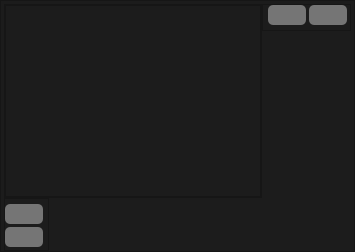
            <widget class="QWidget" name="page_11">
             <layout class="QVBoxLayout" name="verticalLayout_11">
              <property name="spacing">
               <number>0</number>
              </property>
              <property name="leftMargin">
               <number>0</number>
              </property>
              <property name="topMargin">
               <number>0</number>
              </property>
              <property name="rightMargin">
               <number>0</number>
              </property>
              <property name="bottomMargin">
               <number>0</number>
              </property>
              <item>
               <widget class="QFrame" name="frame_4">
                <property name="styleSheet">
                 <string notr="true">color: white;
background-color: rgb(28, 28, 28)</string>
                </property>
                <property name="frameShape">
                 <enum>QFrame::StyledPanel</enum>
                </property>
                <property name="frameShadow">
                 <enum>QFrame::Raised</enum>
                </property>
                <layout class="QGridLayout" name="gridLayout">
                 <property name="leftMargin">
                  <number>3</number>
                 </property>
                 <property name="topMargin">
                  <number>3</number>
                 </property>
                 <property name="rightMargin">
                  <number>3</number>
                 </property>
                 <property name="bottomMargin">
                  <number>0</number>
                 </property>
                 <property name="spacing">
                  <number>0</number>
                 </property>
                 <item row="0" column="0">
                  <widget class="QFrame" name="frame_23">
                   <property name="sizePolicy">
                    <sizepolicy hsizetype="Expanding" vsizetype="Expanding">
                     <horstretch>0</horstretch>
                     <verstretch>0</verstretch>
                    </sizepolicy>
                   </property>
                   <property name="styleSheet">
                    <string notr="true">color: white;
background-color: rgb(28, 28, 28)</string>
                   </property>
                   <property name="frameShape">
                    <enum>QFrame::StyledPanel</enum>
                   </property>
                   <property name="frameShadow">
                    <enum>QFrame::Raised</enum>
                   </property>
                   <layout class="QVBoxLayout" name="verticalLayout_25">
                    <property name="spacing">
                     <number>0</number>
                    </property>
                    <property name="leftMargin">
                     <number>0</number>
                    </property>
                    <property name="topMargin">
                     <number>0</number>
                    </property>
                    <property name="rightMargin">
                     <number>0</number>
                    </property>
                    <property name="bottomMargin">
                     <number>0</number>
                    </property>
                    <item>
                     <widget class="QTableWidget" name="tableWidget_1">
                      <property name="styleSheet">
                       <string notr="true"> QTableWidget {
    }
    QTableWidget QHeaderView::section {
    color: black;

	background-color: rgb(173, 142, 57);
    

padding-left: 5px;
padding-right: 5px;
    }
QTableWidget::item {
		color:black;
	    
	
	background-color: rgb(217, 217, 217);

    }</string>
                      </property>
                      <property name="alternatingRowColors">
                       <bool>false</bool>
                      </property>
                     </widget>
                    </item>
                   </layout>
                  </widget>
                 </item>
                 <item row="0" column="1" alignment="Qt::AlignRight|Qt::AlignTop">
                  <widget class="QFrame" name="frame_21">
                   <property name="styleSheet">
                    <string notr="true"/>
                   </property>
                   <property name="frameShape">
                    <enum>QFrame::StyledPanel</enum>
                   </property>
                   <property name="frameShadow">
                    <enum>QFrame::Raised</enum>
                   </property>
                   <layout class="QHBoxLayout" name="horizontalLayout_3">
                    <property name="spacing">
                     <number>3</number>
                    </property>
                    <property name="leftMargin">
                     <number>5</number>
                    </property>
                    <property name="topMargin">
                     <number>0</number>
                    </property>
                    <property name="rightMargin">
                     <number>3</number>
                    </property>
                    <property name="bottomMargin">
                     <number>5</number>
                    </property>
                    <item>
                     <widget class="QPushButton" name="btnAdd_row">
                      <property name="toolTip">
                       <string>Удаляет выбранную строк</string>
                      </property>
                      <property name="styleSheet">
                       <string notr="true">QPushButton {
padding: 3px;
border-radius: 5px;
background-color: rgba(255,255,255,100)
}

QPushButton:hover {
background-color: rgb(50, 50, 50);
background-color: rgba(255,255,255,150)
}

QPushButton:Pressed {
background-color: rgb(255,255,255)
}
</string>
                      </property>
                      <property name="text">
                       <string/>
                      </property>
                      <property name="icon">
                       <iconset resource="res_rc.qrc">
                        <normaloff>:/icons/icons/plus.svg</normaloff>:/icons/icons/plus.svg</iconset>
                      </property>
                      <property name="iconSize">
                       <size>
                        <width>14</width>
                        <height>14</height>
                       </size>
                      </property>
                     </widget>
                    </item>
                    <item>
                     <widget class="QPushButton" name="btnDelete_row">
                      <property name="baseSize">
                       <size>
                        <width>0</width>
                        <height>0</height>
                       </size>
                      </property>
                      <property name="font">
                       <font>
                        <pointsize>9</pointsize>
                       </font>
                      </property>
                      <property name="toolTip">
                       <string>Удаляет выбранную строк</string>
                      </property>
                      <property name="styleSheet">
                       <string notr="true">QPushButton {
padding: 3px;
border-radius: 5px;
background-color: rgba(255,255,255,100)
}

QPushButton:hover {
background-color: rgb(50, 50, 50);
background-color: rgba(255,255,255,150)
}

QPushButton:Pressed {
background-color: rgb(255,255,255)
}
</string>
                      </property>
                      <property name="text">
                       <string/>
                      </property>
                      <property name="icon">
                       <iconset resource="res_rc.qrc">
                        <normaloff>:/icons/icons/minus.svg</normaloff>:/icons/icons/minus.svg</iconset>
                      </property>
                      <property name="iconSize">
                       <size>
                        <width>14</width>
                        <height>14</height>
                       </size>
                      </property>
                     </widget>
                    </item>
                   </layout>
                  </widget>
                 </item>
                 <item row="1" column="0" colspan="2" alignment="Qt::AlignLeft|Qt::AlignBottom">
                  <widget class="QFrame" name="frame_3">
                   <property name="styleSheet">
                    <string notr="true"/>
                   </property>
                   <property name="frameShape">
                    <enum>QFrame::StyledPanel</enum>
                   </property>
                   <property name="frameShadow">
                    <enum>QFrame::Raised</enum>
                   </property>
                   <layout class="QVBoxLayout" name="verticalLayout_19">
                    <property name="spacing">
                     <number>3</number>
                    </property>
                    <property name="leftMargin">
                     <number>0</number>
                    </property>
                    <property name="topMargin">
                     <number>5</number>
                    </property>
                    <property name="rightMargin">
                     <number>5</number>
                    </property>
                    <property name="bottomMargin">
                     <number>3</number>
                    </property>
                    <item>
                     <widget class="QPushButton" name="btnAdd_column">
                      <property name="toolTip">
                       <string>Удаляет выбранную строк</string>
                      </property>
                      <property name="styleSheet">
                       <string notr="true">QPushButton {
padding: 3px;
border-radius: 5px;
background-color: rgba(255,255,255,100)
}

QPushButton:hover {
background-color: rgb(50, 50, 50);
background-color: rgba(255,255,255,150)
}

QPushButton:Pressed {
background-color: rgb(255,255,255)
}
</string>
                      </property>
                      <property name="text">
                       <string/>
                      </property>
                      <property name="icon">
                       <iconset resource="res_rc.qrc">
                        <normaloff>:/icons/icons/plus.svg</normaloff>:/icons/icons/plus.svg</iconset>
                      </property>
                      <property name="iconSize">
                       <size>
                        <width>14</width>
                        <height>14</height>
                       </size>
                      </property>
                     </widget>
                    </item>
                    <item>
                     <widget class="QPushButton" name="btnDelete_column">
                      <property name="toolTip">
                       <string>Удаляет выбранную строк</string>
                      </property>
                      <property name="styleSheet">
                       <string notr="true">QPushButton {
padding: 3px;
border-radius: 5px;
background-color: rgba(255,255,255,100)
}

QPushButton:hover {
background-color: rgb(50, 50, 50);
background-color: rgba(255,255,255,150)
}

QPushButton:Pressed {
background-color: rgb(255,255,255)
}
</string>
                      </property>
                      <property name="text">
                       <string/>
                      </property>
                      <property name="icon">
                       <iconset resource="res_rc.qrc">
                        <normaloff>:/icons/icons/minus.svg</normaloff>:/icons/icons/minus.svg</iconset>
                      </property>
                      <property name="iconSize">
                       <size>
                        <width>14</width>
                        <height>14</height>
                       </size>
                      </property>
                     </widget>
                    </item>
                   </layout>
                  </widget>
                 </item>
                </layout>
               </widget>
              </item>
             </layout>
            </widget>
